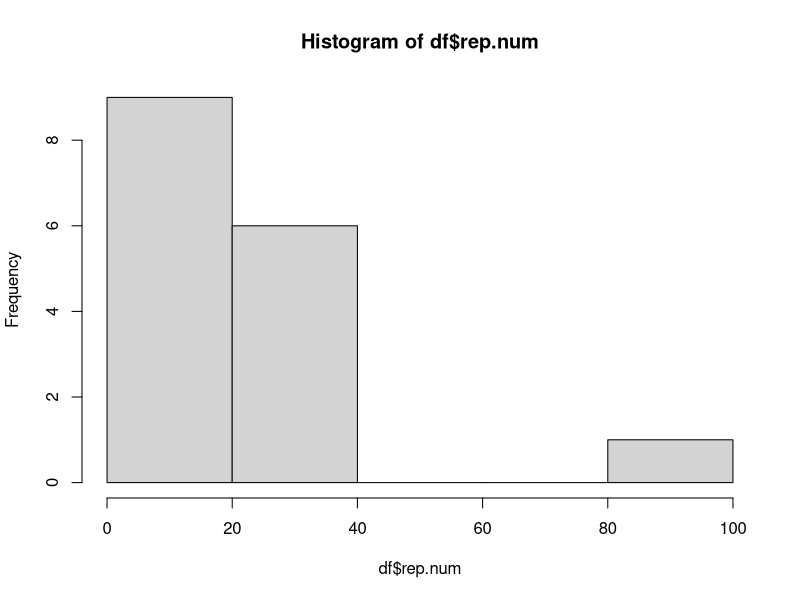
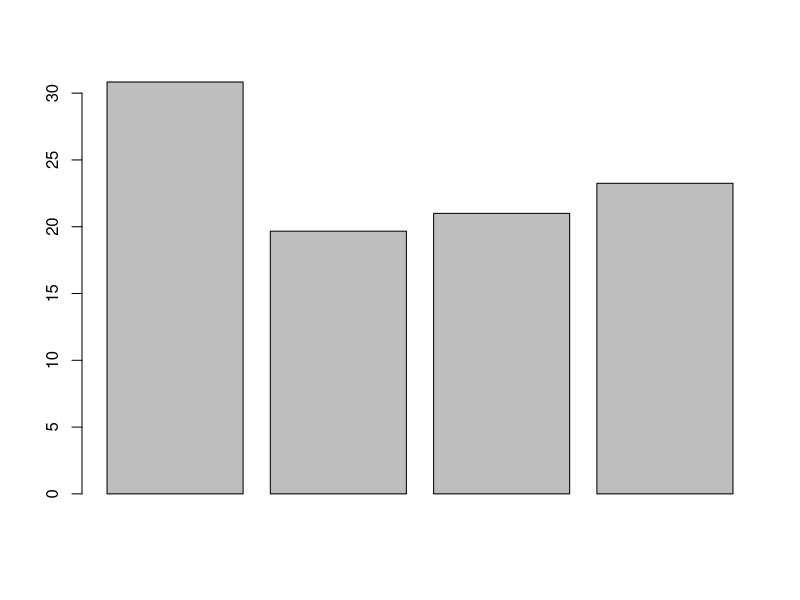
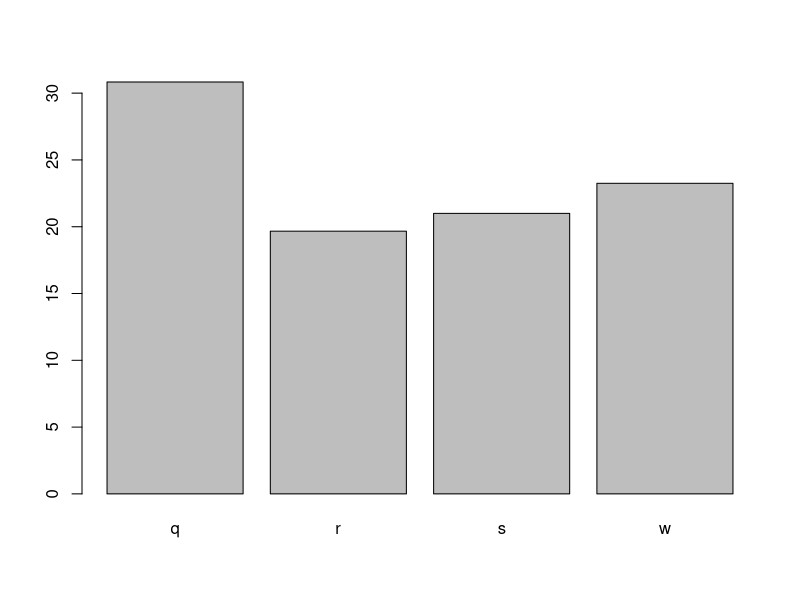
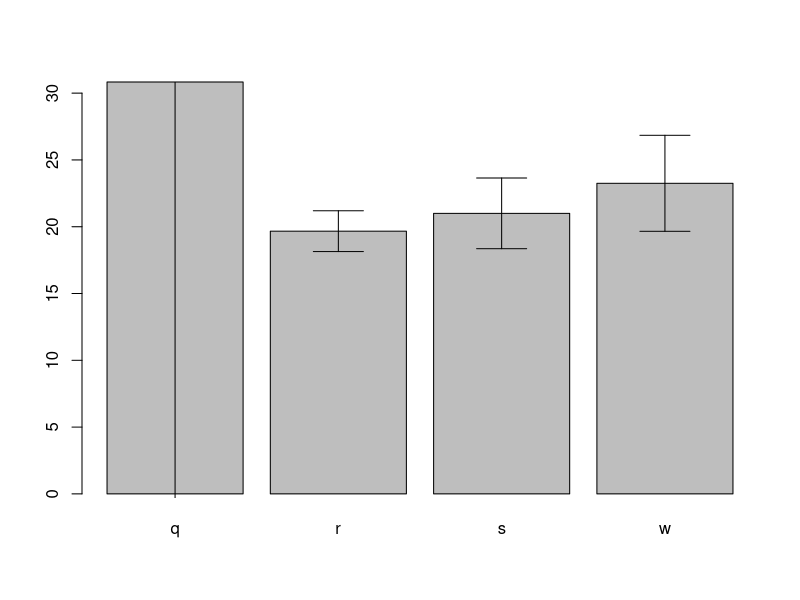
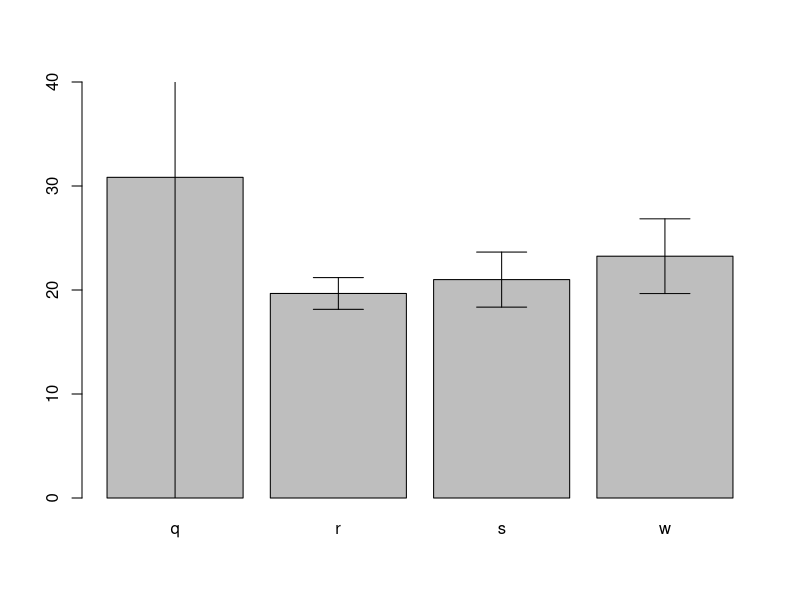

Here is the R script that generated these plots, in order: (Note: this script raises an error after producing the figures.)
# With the data frame you created last week you will:

#first, update data frame from last week to this. Same numbers as last week in Johnson_Week_1_Assignmnet, but now have names infront instead of letters 

unique.char <- c("a", "b", "c", "d", "e", "f", "g", "h", "i", "j", "k", "l", "m", "o", "p")
group.char <- c("q", "q", "q", "q", "q", "r", "r", "r", "s", "s", "s", "w", "w", "w", "w")
uniqu.num <- c(1,2,3,4,5,6,7,8,69,80,118,115,110,99,88)
rep.num <- c(15,16,17,18,19,20,18,21,22,23,18,24,25,18,26)
dec.num <- c(0.56,9,10,11,0.99,0.21,0.60,30,12,14,13,0.88,0.23,27,50)

#next follow these steps. 
# Combine vectors into a data frame:
df <- as.data.frame(cbind(unique.char,group.char,uniqu.num,rep.num,dec.num))
#Make sure the numeric columns stay numeric:
df$uniqu.num <- as.numeric(as.character(df$uniqu.num))
df$rep.num <- as.numeric(as.character(df$rep.num))
df$dec.num <- as.numeric(as.character(df$dec.num))

# Create a row to add to the data frame:
add.row <- data.frame("X", "q", 99,100,18.18)

# Match the names of the columns:
colnames(add.row) <- colnames(df)    

# Bind rows:
df <- rbind(df, add.row)

# Now to move the row names and delete the column. 
df$unique.char <- NULL
df


# Create a barplot for one numeric column, grouped by the character vector with 3 unique values
#Now to make barplot, have to first make histogram by doing this:
hist(df$rep.num)
#Now to create barplot for one numeric column, grouped by the character vector with 3 unique values
# Now let's generate means for each group based on the factor value for the $rep.num column. 
# We will also specify the function to be applied is generating mean() values with the "FUN" argument:
df.mean <- aggregate(df$rep.num ~df$group.char, FUN = "mean")
df.mean
# $symbols can get messy fast, so ranme without them:
colnames(df.mean) <- c("Factor","Mean")
df.mean

#Now we can plot the mean values by factor:
barplot(df.mean$Mean)

#Missing X axis, so do this:
barplot(df.mean$Mean, names.arg = df.mean$Factor)

  # Add error bars with mean and standard deviation to the plot
# First we need to use the 'FUN' argument to call the standard deviation, or sd(), function:
df.sd <- aggregate(df$rep.num ~df$group.char, FUN = "sd")
# And add column names:
colnames(df.sd) <- c("Factor", "StanDev")
df.sd

#Add error bars to exisiting plot by using the arrows () function
# First we need to create a plot object in R:
b.plot <- barplot(df.mean$Mean, names.arg = df.mean$Factor)

# To create the flat top and bottom of the error bars we use the argument "angle = 90" to specify they are perpendicular to the y-axis. 
# The "code = 3" argument is used to draw arrows on both ends (not just above or below the mean): 

arrows(b.plot, df.mean$Mean-df.sd$StanDev,
       b.plot, df.mean$Mean+df.sd$StanDev,angle=90,code=3)

#Notice how in box q, the top of the error bar gets cut off, so we must expand the range of the Y axis.
#Notice the ylim must be a range - it's not just a maximum or minimum value:
b.plot <- barplot(df.mean$Mean, names.arg = df.mean$Factor, ylim = c(0,40))

#Than redraw error bars:
arrows(b.plot, df.mean$Mean-df.sd$StanDev,
       b.plot, df.mean$Mean+df.sd$StanDev,angle=90,code=3)

# Change the x and y labels and add a title

#To add x and Y lables:
barplot(df$dec.num ~ df$uniqu.num, xlab = "lastinitial", ylab = "yards")

  # Export the plot as a PDF that is 4 inches wide and 7 inches tall.

# Create a scatter plot between two of your numeric columns.
  # Change the point shape and color to something NOT used in the example.
  # Change the x and y labels and add a title
  # Export the plot as a JPEG by using the "Export" button in the plotting pane.

# Upload both plots with the script used to create them to GitHub.
  # Follow the same file naming format as last week for the script.
  # Name plots as Lastname_barplot or Lastname_scatterplot. Save them to your "plots" folder.
